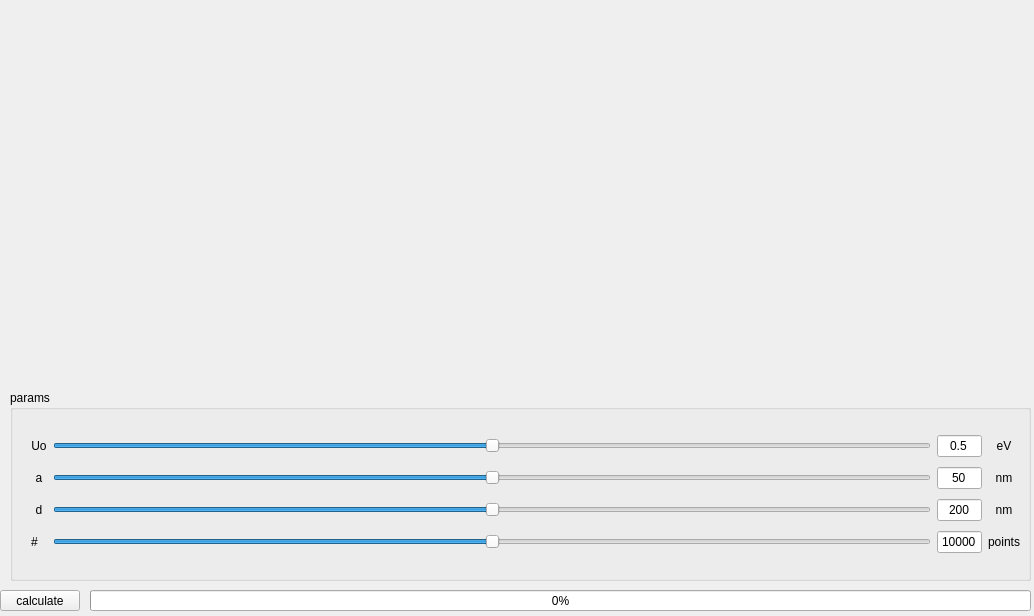
<?xml version="1.0" encoding="UTF-8"?>
<ui version="4.0">
 <class>MainWindow</class>
 <widget class="QMainWindow" name="MainWindow">
  <property name="geometry">
   <rect>
    <x>0</x>
    <y>0</y>
    <width>1034</width>
    <height>616</height>
   </rect>
  </property>
  <property name="windowTitle">
   <string>MainWindow</string>
  </property>
  <widget class="QWidget" name="centralWidget">
   <widget class="QWidget" name="chartWidget" native="true">
    <property name="geometry">
     <rect>
      <x>0</x>
      <y>0</y>
      <width>1031</width>
      <height>391</height>
     </rect>
    </property>
    <property name="sizePolicy">
     <sizepolicy hsizetype="Expanding" vsizetype="Preferred">
      <horstretch>0</horstretch>
      <verstretch>0</verstretch>
     </sizepolicy>
    </property>
    <zorder></zorder>
   </widget>
   <widget class="QGroupBox" name="groupBox">
    <property name="geometry">
     <rect>
      <x>10</x>
      <y>390</y>
      <width>1021</width>
      <height>191</height>
     </rect>
    </property>
    <property name="title">
     <string>params</string>
    </property>
    <widget class="QWidget" name="layoutWidget">
     <property name="geometry">
      <rect>
       <x>10</x>
       <y>30</y>
       <width>1011</width>
       <height>151</height>
      </rect>
     </property>
     <layout class="QGridLayout" name="gridLayout">
      <item row="0" column="3">
       <widget class="QLabel" name="label">
        <property name="text">
         <string>eV</string>
        </property>
        <property name="alignment">
         <set>Qt::AlignCenter</set>
        </property>
       </widget>
      </item>
      <item row="0" column="0">
       <widget class="QLabel" name="uLabel">
        <property name="text">
         <string>Uo</string>
        </property>
        <property name="alignment">
         <set>Qt::AlignCenter</set>
        </property>
       </widget>
      </item>
      <item row="1" column="0">
       <widget class="QLabel" name="aLabel">
        <property name="text">
         <string>a</string>
        </property>
        <property name="alignment">
         <set>Qt::AlignCenter</set>
        </property>
       </widget>
      </item>
      <item row="1" column="1">
       <widget class="QSlider" name="aSlider">
        <property name="sizePolicy">
         <sizepolicy hsizetype="Expanding" vsizetype="Fixed">
          <horstretch>0</horstretch>
          <verstretch>0</verstretch>
         </sizepolicy>
        </property>
        <property name="minimum">
         <number>4950</number>
        </property>
        <property name="maximum">
         <number>5050</number>
        </property>
        <property name="value">
         <number>5000</number>
        </property>
        <property name="orientation">
         <enum>Qt::Horizontal</enum>
        </property>
       </widget>
      </item>
      <item row="1" column="2">
       <widget class="QLineEdit" name="aLine">
        <property name="sizePolicy">
         <sizepolicy hsizetype="Minimum" vsizetype="Fixed">
          <horstretch>0</horstretch>
          <verstretch>0</verstretch>
         </sizepolicy>
        </property>
        <property name="maximumSize">
         <size>
          <width>45</width>
          <height>16777215</height>
         </size>
        </property>
        <property name="text">
         <string>50</string>
        </property>
        <property name="maxLength">
         <number>6</number>
        </property>
        <property name="cursorPosition">
         <number>2</number>
        </property>
        <property name="alignment">
         <set>Qt::AlignCenter</set>
        </property>
       </widget>
      </item>
      <item row="0" column="2">
       <widget class="QLineEdit" name="uLine">
        <property name="sizePolicy">
         <sizepolicy hsizetype="Minimum" vsizetype="Fixed">
          <horstretch>0</horstretch>
          <verstretch>0</verstretch>
         </sizepolicy>
        </property>
        <property name="maximumSize">
         <size>
          <width>45</width>
          <height>16777215</height>
         </size>
        </property>
        <property name="text">
         <string>0.5</string>
        </property>
        <property name="maxLength">
         <number>6</number>
        </property>
        <property name="cursorPosition">
         <number>3</number>
        </property>
        <property name="alignment">
         <set>Qt::AlignCenter</set>
        </property>
       </widget>
      </item>
      <item row="2" column="1">
       <widget class="QSlider" name="dSlider">
        <property name="sizePolicy">
         <sizepolicy hsizetype="Expanding" vsizetype="Fixed">
          <horstretch>0</horstretch>
          <verstretch>0</verstretch>
         </sizepolicy>
        </property>
        <property name="minimum">
         <number>19950</number>
        </property>
        <property name="maximum">
         <number>20050</number>
        </property>
        <property name="value">
         <number>20000</number>
        </property>
        <property name="orientation">
         <enum>Qt::Horizontal</enum>
        </property>
       </widget>
      </item>
      <item row="3" column="0">
       <widget class="QLabel" name="label_4">
        <property name="text">
         <string>#</string>
        </property>
       </widget>
      </item>
      <item row="3" column="1">
       <widget class="QSlider" name="nSlider">
        <property name="sizePolicy">
         <sizepolicy hsizetype="Expanding" vsizetype="Fixed">
          <horstretch>0</horstretch>
          <verstretch>0</verstretch>
         </sizepolicy>
        </property>
        <property name="minimum">
         <number>9900</number>
        </property>
        <property name="maximum">
         <number>10100</number>
        </property>
        <property name="value">
         <number>10000</number>
        </property>
        <property name="orientation">
         <enum>Qt::Horizontal</enum>
        </property>
       </widget>
      </item>
      <item row="3" column="2">
       <widget class="QLineEdit" name="nLine">
        <property name="sizePolicy">
         <sizepolicy hsizetype="Minimum" vsizetype="Fixed">
          <horstretch>0</horstretch>
          <verstretch>0</verstretch>
         </sizepolicy>
        </property>
        <property name="maximumSize">
         <size>
          <width>45</width>
          <height>16777215</height>
         </size>
        </property>
        <property name="text">
         <string>10000</string>
        </property>
        <property name="maxLength">
         <number>6</number>
        </property>
        <property name="cursorPosition">
         <number>5</number>
        </property>
        <property name="alignment">
         <set>Qt::AlignCenter</set>
        </property>
       </widget>
      </item>
      <item row="1" column="3">
       <widget class="QLabel" name="label_2">
        <property name="text">
         <string>nm</string>
        </property>
        <property name="alignment">
         <set>Qt::AlignCenter</set>
        </property>
       </widget>
      </item>
      <item row="2" column="0">
       <widget class="QLabel" name="dLabel">
        <property name="text">
         <string>d</string>
        </property>
        <property name="alignment">
         <set>Qt::AlignCenter</set>
        </property>
       </widget>
      </item>
      <item row="2" column="2">
       <widget class="QLineEdit" name="dLine">
        <property name="sizePolicy">
         <sizepolicy hsizetype="Minimum" vsizetype="Fixed">
          <horstretch>0</horstretch>
          <verstretch>0</verstretch>
         </sizepolicy>
        </property>
        <property name="maximumSize">
         <size>
          <width>45</width>
          <height>16777215</height>
         </size>
        </property>
        <property name="text">
         <string>200</string>
        </property>
        <property name="maxLength">
         <number>6</number>
        </property>
        <property name="cursorPosition">
         <number>3</number>
        </property>
        <property name="alignment">
         <set>Qt::AlignCenter</set>
        </property>
       </widget>
      </item>
      <item row="2" column="3">
       <widget class="QLabel" name="label_3">
        <property name="text">
         <string>nm</string>
        </property>
        <property name="alignment">
         <set>Qt::AlignCenter</set>
        </property>
       </widget>
      </item>
      <item row="3" column="3">
       <widget class="QLabel" name="label_5">
        <property name="text">
         <string>points</string>
        </property>
       </widget>
      </item>
      <item row="0" column="1">
       <widget class="QSlider" name="uSlider">
        <property name="sizePolicy">
         <sizepolicy hsizetype="Expanding" vsizetype="Fixed">
          <horstretch>0</horstretch>
          <verstretch>0</verstretch>
         </sizepolicy>
        </property>
        <property name="minimum">
         <number>450</number>
        </property>
        <property name="maximum">
         <number>550</number>
        </property>
        <property name="value">
         <number>500</number>
        </property>
        <property name="orientation">
         <enum>Qt::Horizontal</enum>
        </property>
       </widget>
      </item>
     </layout>
    </widget>
   </widget>
   <widget class="QProgressBar" name="progressBar">
    <property name="geometry">
     <rect>
      <x>90</x>
      <y>590</y>
      <width>941</width>
      <height>21</height>
     </rect>
    </property>
    <property name="value">
     <number>0</number>
    </property>
    <property name="format">
     <string>%p%</string>
    </property>
   </widget>
   <widget class="QPushButton" name="calculateButton">
    <property name="geometry">
     <rect>
      <x>0</x>
      <y>590</y>
      <width>80</width>
      <height>21</height>
     </rect>
    </property>
    <property name="text">
     <string>calculate</string>
    </property>
   </widget>
  </widget>
 </widget>
 <layoutdefault spacing="6" margin="11"/>
 <resources/>
 <connections/>
</ui>
